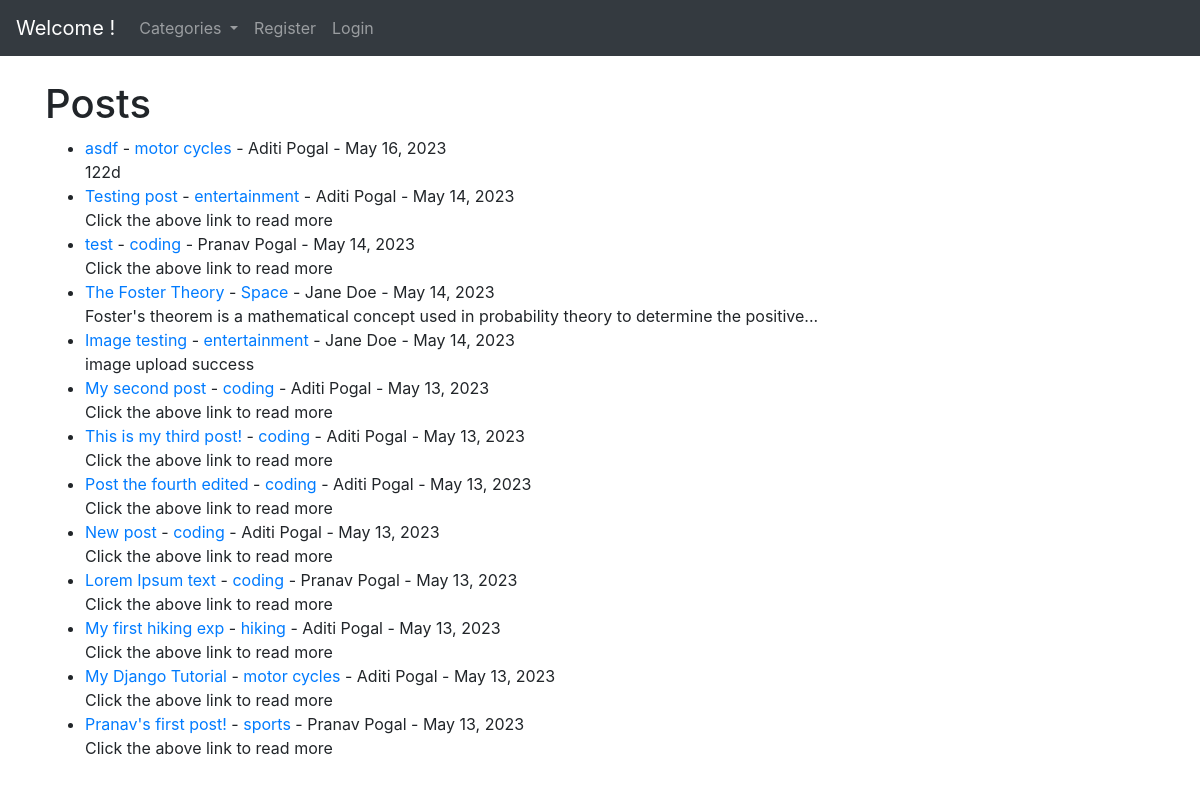
Before: / with the older database file.
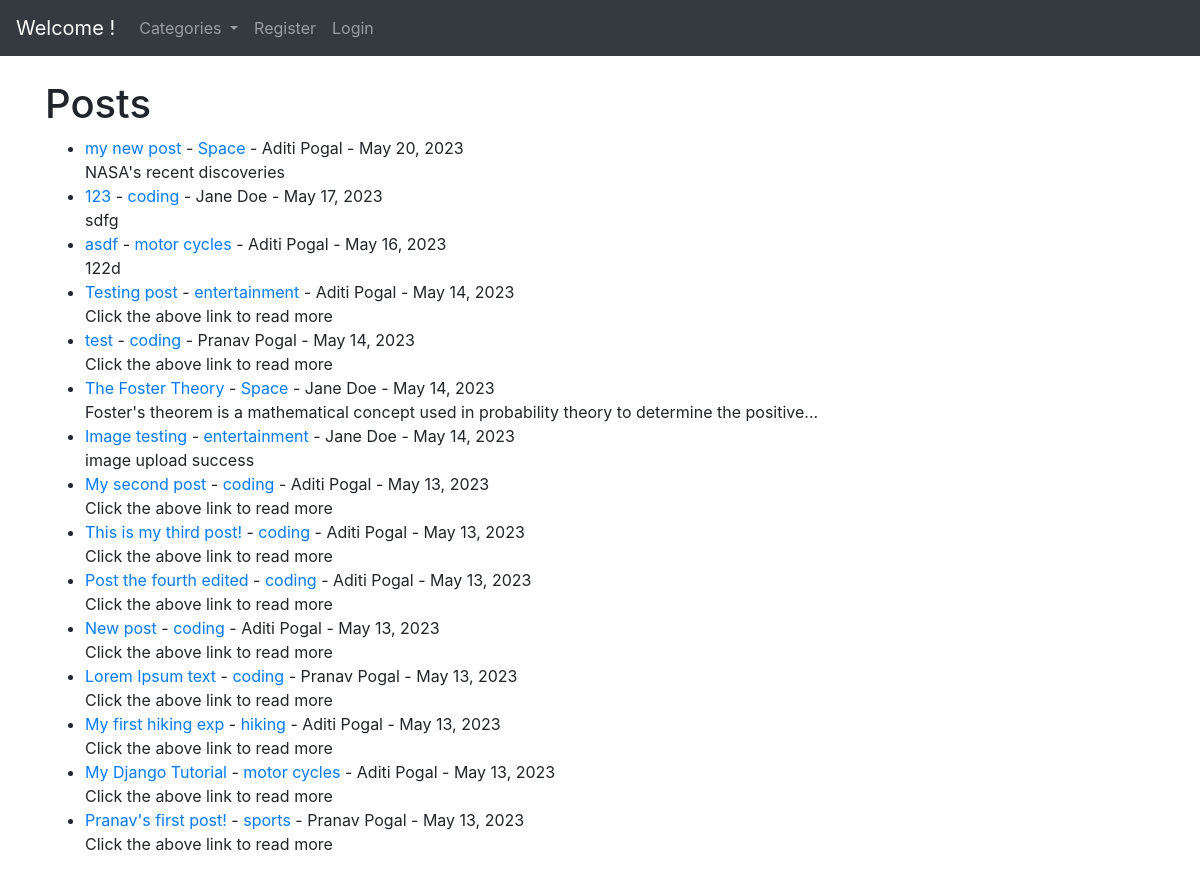
After: the same page with the newer database file.
### theblog/models.py (models this page shows, shortened)
class Post(models.Model):
    title=models.CharField(max_length=255)
    header_image=models.ImageField(null=True,blank=True,upload_to="images/")
    title_tag=models.CharField(max_length=255)
    author=models.ForeignKey(User,on_delete=models.CASCADE)
    body=RichTextField(blank=True,null=True)
    post_date=models.DateField(auto_now_add=True)
    category=models.CharField(max_length=255,default='coding')
    snippet=models.CharField(max_length=255)
    likes=models.ManyToManyField(User,related_name='blog_posts')

### theblog/views.py (the view)
# urls.py: path('',HomeView.as_view(),name="home"),
class HomeView(ListView):
    model=Post
    template_name='home.html'
    ordering=['-post_date']
    def get_context_data(self,*args,**kwargs):
        cat_menu=Category.objects.all()
        context=super(HomeView,self).get_context_data(*args,**kwargs)
        context["cat_menu"]=cat_menu
        return context

### theblog/models.py (called while the page is built)
    def __str__(self):
        return self.name

### theblog/templates/home.html (shortened to what this page needs)
{% extends 'base.html' %}
{% block content %}
<h1>Posts</h1>
<ul>
{% for post in object_list %}
   <li><a href="{% url 'article-detail' post.pk %}">{{ post.title }}</a>
    - <a href="{% url 'category' post.category|slugify %}">{{ post.category }}</a> - {{ post.author.first_name }}
    {{ post.author.last_name }} -
    {{ post.post_date }}
    <br>
   {{ post.snippet }}
    </li>
{% endfor %}
</ul>
{% endblock %}

### theblog/templates/base.html (shortened to what this page needs)
<!doctype html>
<html lang="en">
  <head>
    <link rel="stylesheet" href="https://cdn.jsdelivr.net/npm/bootstrap@4.3.1/dist/css/bootstrap.min.css">
  </head>
  <body>
    <nav class="navbar navbar-expand-lg navbar-dark bg-dark">
        <a class="navbar-brand" href="{% url 'home' %}">Welcome {{user.first_name}}!</a>
        <div class="collapse navbar-collapse" id="navbarSupportedContent">
          <ul class="navbar-nav mr-auto">
            {% if cat_menu %}
            <li class="nav-item dropdown">
              <a class="nav-link dropdown-toggle" href="#" id="navbarDropdown" role="button" data-toggle="dropdown" aria-haspopup="true" aria-expanded="false">
                Categories
              </a>
            </li>
            {% else %}
                <li class="nav-item">
                  <a class="nav-link" href="{% url 'category-list' %}">Categories</a>
                </li>
            {% endif %}
            {% if user.is_authenticated %}
            <li class="nav-item">
              <a class="nav-link" href="{% url 'add_post' %}">Add Post</a>
            </li>
            <li class="nav-item">
              <a class="nav-link" href="{% url 'add_category' %}">Add Category</a>
            </li>
            {% else %}
            <li class="nav-item">
              <a class="nav-link" href="{% url 'register' %}">Register</a>
            </li>
            <li class="nav-item">
              <a class="nav-link" href="{% url 'login' %}">Login</a>
            </li>
            {% endif %}
          </ul>
        </div>
      </nav>
    <br>
    <div class="container">
      {% block content %}
      {% endblock %}
    </div>
  </body>
</html>

Changed rows visible on the page:
added Post: title "my new post", category "Space", author.first_name "Aditi", author.last_name "Pogal", post_date "May 20, 2023", snippet "NASA's recent discoveries"
added Post: title "123", category "coding", author.first_name "Jane", author.last_name "Doe", post_date "May 17, 2023", snippet "sdfg"
